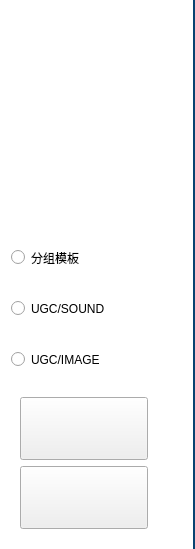
<?xml version="1.0" encoding="UTF-8"?>
<ui version="4.0">
 <class>BucketGroupClass</class>
 <widget class="QWidget" name="BucketGroupClass">
  <property name="geometry">
   <rect>
    <x>0</x>
    <y>0</y>
    <width>191</width>
    <height>549</height>
   </rect>
  </property>
  <property name="windowTitle">
   <string>Form</string>
  </property>
  <property name="styleSheet">
   <string notr="true">QWidget#BucketGroupClass{
	background-color: #ffffff;
	border: solid;
	border-right-width:2px;
	border-color: #094371;
}

QRadioButton[accessibleName=&quot;group:ugc&quot;]{
	color: #0d436f;
	font: 11pt;
	padding: 5 0 0 20;
	min-width: 153px;
	max-width: 153px;
}

QRadioButton[accessibleName=&quot;group:ugc&quot;]::indicator {
    width: 0;
    height: 0;
}

QRadioButton[accessibleName=&quot;group:ugc&quot;]:unchecked{
	border-image: url(:/pluginBucket/buttons/img/section_normal.png);
}
QRadioButton[accessibleName=&quot;group:ugc&quot;]:checked {
	border-image: url(:/pluginBucket/buttons/img/section_down.png);
}

QPushButton#__import_sound
{
	border-image: url(:/pluginBucket/simple/img/import_sound.png);
}
QPushButton#__import_sound:pressed
{
	border-image: url(:/pluginBucket/simple/img/import_sound_down.png);
}

QPushButton#__import_image
{
	border-image: url(:/pluginBucket/simple/img/import_image.png);
}
QPushButton#__import_image:pressed
{
	border-image: url(:/pluginBucket/simple/img/import_image_down.png);
}



QScrollArea{
	border: 0;
}

QTreeView {
	background-color: transparent;
	color: rgb(255, 255, 255);
	font: 11pt;
}

QTreeView::item {
    width: 173px;
	height: 45px;
	color: #0d436f;
	font: 11pt;
	padding: 5 0 0 20;
	border-image: url(:/pluginBucket/buttons/img/section_normal.png);
}

QTreeView::item:selected {
	border-image: url(:/pluginBucket/buttons/img/section_down.png);
}

QTreeView::branch
{
	border-image: none;
	image: none;
}



QScrollBar:vertical {
     border: 0;
     background: #cddbe6;
     width: 5px;
 }
 QScrollBar::handle:vertical {
     background: #06447f;
     min-height: 20px;
 }

</string>
  </property>
  <layout class="QVBoxLayout" name="verticalLayout">
   <item>
    <widget class="QTreeWidget" name="__container">
     <property name="focusPolicy">
      <enum>Qt::NoFocus</enum>
     </property>
     <property name="frameShape">
      <enum>QFrame::NoFrame</enum>
     </property>
     <property name="horizontalScrollBarPolicy">
      <enum>Qt::ScrollBarAlwaysOff</enum>
     </property>
     <property name="editTriggers">
      <set>QAbstractItemView::NoEditTriggers</set>
     </property>
     <property name="showDropIndicator" stdset="0">
      <bool>true</bool>
     </property>
     <property name="textElideMode">
      <enum>Qt::ElideRight</enum>
     </property>
     <property name="indentation">
      <number>16</number>
     </property>
     <property name="rootIsDecorated">
      <bool>false</bool>
     </property>
     <property name="uniformRowHeights">
      <bool>false</bool>
     </property>
     <property name="itemsExpandable">
      <bool>true</bool>
     </property>
     <property name="expandsOnDoubleClick">
      <bool>false</bool>
     </property>
     <attribute name="headerVisible">
      <bool>false</bool>
     </attribute>
     <attribute name="headerCascadingSectionResizes">
      <bool>false</bool>
     </attribute>
     <column>
      <property name="text">
       <string>1</string>
      </property>
     </column>
     <item>
      <property name="text">
       <string>新建项目</string>
      </property>
      <item>
       <property name="text">
        <string>新建子项目</string>
       </property>
       <item>
        <property name="text">
         <string>新建子项目</string>
        </property>
       </item>
      </item>
     </item>
     <item>
      <property name="text">
       <string>新建项目</string>
      </property>
     </item>
    </widget>
   </item>
   <item>
    <widget class="QWidget" name="widget" native="true">
     <layout class="QVBoxLayout" name="verticalLayout_5">
      <property name="leftMargin">
       <number>0</number>
      </property>
      <property name="topMargin">
       <number>0</number>
      </property>
      <property name="rightMargin">
       <number>0</number>
      </property>
      <property name="bottomMargin">
       <number>0</number>
      </property>
      <item>
       <widget class="QRadioButton" name="__tpl">
        <property name="minimumSize">
         <size>
          <width>173</width>
          <height>45</height>
         </size>
        </property>
        <property name="maximumSize">
         <size>
          <width>173</width>
          <height>45</height>
         </size>
        </property>
        <property name="accessibleName">
         <string notr="true">group:ugc</string>
        </property>
        <property name="text">
         <string>分组模板</string>
        </property>
       </widget>
      </item>
      <item>
       <widget class="QRadioButton" name="__ugcsound">
        <property name="minimumSize">
         <size>
          <width>173</width>
          <height>45</height>
         </size>
        </property>
        <property name="maximumSize">
         <size>
          <width>173</width>
          <height>45</height>
         </size>
        </property>
        <property name="accessibleName">
         <string notr="true">group:ugc</string>
        </property>
        <property name="text">
         <string>UGC/SOUND</string>
        </property>
       </widget>
      </item>
      <item>
       <widget class="QRadioButton" name="__ugcimage">
        <property name="minimumSize">
         <size>
          <width>173</width>
          <height>45</height>
         </size>
        </property>
        <property name="maximumSize">
         <size>
          <width>173</width>
          <height>45</height>
         </size>
        </property>
        <property name="accessibleName">
         <string notr="true">group:ugc</string>
        </property>
        <property name="text">
         <string>UGC/IMAGE</string>
        </property>
       </widget>
      </item>
      <item>
       <widget class="QWidget" name="widget_2" native="true">
        <layout class="QVBoxLayout" name="verticalLayout_2">
         <item>
          <widget class="QPushButton" name="__import_image">
           <property name="minimumSize">
            <size>
             <width>128</width>
             <height>63</height>
            </size>
           </property>
           <property name="maximumSize">
            <size>
             <width>128</width>
             <height>63</height>
            </size>
           </property>
           <property name="text">
            <string/>
           </property>
          </widget>
         </item>
         <item>
          <widget class="QPushButton" name="__import_sound">
           <property name="minimumSize">
            <size>
             <width>128</width>
             <height>63</height>
            </size>
           </property>
           <property name="maximumSize">
            <size>
             <width>128</width>
             <height>63</height>
            </size>
           </property>
           <property name="text">
            <string/>
           </property>
          </widget>
         </item>
        </layout>
       </widget>
      </item>
     </layout>
    </widget>
   </item>
  </layout>
 </widget>
 <resources>
  <include location="pluginBucket.qrc"/>
 </resources>
 <connections/>
</ui>
